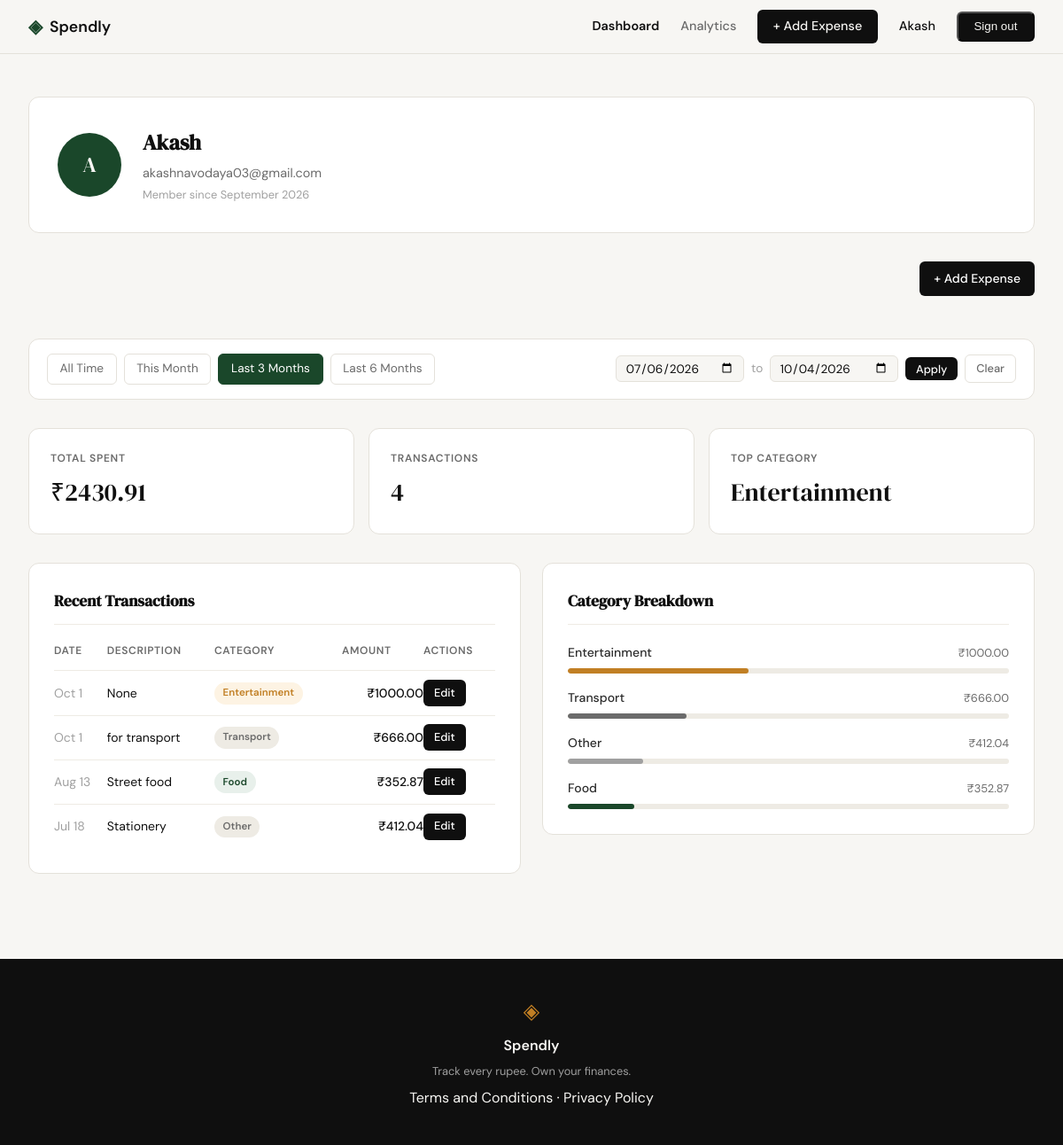
Page /profile?date_from=2026-07-06&date_to=2026-10-04 (signed in) on the committed database.
### tables this page shows
CREATE TABLE users (
            id INTEGER PRIMARY KEY AUTOINCREMENT,
            name TEXT NOT NULL,
            email TEXT UNIQUE NOT NULL,
            password_hash TEXT NOT NULL,
            created_at TEXT DEFAULT (datetime('now'))
        );

CREATE TABLE expenses (
            id INTEGER PRIMARY KEY AUTOINCREMENT,
            user_id INTEGER NOT NULL,
            amount REAL NOT NULL,
            category TEXT NOT NULL,
            date TEXT NOT NULL,
            description TEXT,
            created_at TEXT DEFAULT (datetime('now')),
            FOREIGN KEY (user_id) REFERENCES users(id)
        );

### app.py (the view)
@app.route("/profile")
def profile():
    if not session.get("user_id"):
        return redirect(url_for("login"))
    user_id = session["user_id"]
    date_from = _parse_date(request.args.get("date_from"))
    date_to = _parse_date(request.args.get("date_to"))
    if date_from and date_to and date_from > date_to:
        flash("Start date must be before end date.", "error")
        date_from = date_to = None
    today = date.today()
    first_of_month = today.replace(day=1).isoformat()
    last_3m = (today - timedelta(days=90)).isoformat()
    last_6m = (today - timedelta(days=180)).isoformat()
    today_str = today.isoformat()
    presets = {
        "today": today_str,
        "this_month": first_of_month,
        "last_3m": last_3m,
        "last_6m": last_6m,
    }
    user = get_user_by_id(user_id)
    stats = get_summary_stats(user_id, date_from, date_to)
    transactions = get_recent_transactions(
        user_id, date_from=date_from, date_to=date_to
    )
    categories = get_category_breakdown(user_id, date_from, date_to)
    return render_template(
        "profile.html",
        user=user,
        stats=stats,
        transactions=transactions,
        categories=categories,
        date_from=date_from,
        date_to=date_to,
        presets=presets,
    )

### app.py (called while the page is built)
def _parse_date(value):
    try:
        datetime.strptime(value, "%Y-%m-%d")
        return value
    except (ValueError, TypeError):
        return None

### database/db.py (called while the page is built)
def get_db():
    conn = sqlite3.connect(DB_PATH)
    conn.row_factory = sqlite3.Row
    conn.execute("PRAGMA foreign_keys = ON")
    return conn

### database/queries.py (called while the page is built)
def get_recent_transactions(user_id, limit=10, date_from=None, date_to=None):
    conn = get_db()
    sql = (
        "SELECT id, date, description, category, amount FROM expenses "
        "WHERE user_id = ?"
    )
    params = [user_id]
    if date_from and date_to:
        sql += " AND date BETWEEN ? AND ?"
        params.extend([date_from, date_to])
    sql += " ORDER BY date DESC LIMIT ?"
    params.append(limit)
    rows = conn.execute(sql, params).fetchall()
    conn.close()
    return [
        {
            "id": r["id"],
            "date": datetime.strptime(r["date"], "%Y-%m-%d").strftime("%b %-d"),
            "description": r["description"],
            "category": r["category"],
            "amount": f"₹{r['amount']:.2f}",
        }
        for r in rows
    ]

def get_summary_stats(user_id, date_from=None, date_to=None):
    conn = get_db()
    base = "FROM expenses WHERE user_id = ?"
    params = [user_id]
    if date_from and date_to:
        base += " AND date BETWEEN ? AND ?"
        params.extend([date_from, date_to])
    row = conn.execute(f"SELECT SUM(amount), COUNT(*) {base}", params).fetchone()
    top = conn.execute(
        f"SELECT category {base} GROUP BY category ORDER BY SUM(amount) DESC LIMIT 1",
        params,
    ).fetchone()
    total = row[0] or 0.0
    count = row[1] or 0
    conn.close()
    return {
        "total_spent": f"₹{total:.2f}",
        "transaction_count": count,
        "top_category": top["category"] if top else "—",
    }

def get_user_by_id(user_id):
    conn = get_db()
    row = conn.execute(
        "SELECT name, email, created_at FROM users WHERE id = ?", (user_id,)
    ).fetchone()
    conn.close()
    if row is None:
        return None
    dt = datetime.strptime(row["created_at"][:10], "%Y-%m-%d")
    initials = "".join(w[0].upper() for w in row["name"].split()[:2])
    return {
        "name": row["name"],
        "email": row["email"],
        "member_since": dt.strftime("%B %Y"),
        "initials": initials,
    }

### templates/profile.html (shortened to what this page needs)
{% extends "base.html" %}
{% block head %}
<link rel="stylesheet" href="{{ url_for('static', filename='css/profile.css') }}">
{% endblock %}
{% block content %}
<div class="profile-page">
    <div class="profile-inner">
        <div class="profile-header-card">
            <div class="profile-avatar">{{ user.initials }}</div>
            <div class="profile-meta">
                <h1 class="profile-name">{{ user.name }}</h1>
                <p class="profile-email">{{ user.email }}</p>
                <p class="profile-since">Member since {{ user.member_since }}</p>
            </div>
        </div>
        <div style="text-align:right; margin-bottom: 1rem;">
            <a href="{{ url_for('add_expense') }}" class="btn">+ Add Expense</a>
        </div>
        <div class="filter-bar">
            <div class="filter-presets">
                <a href="{{ url_for('profile') }}"
                   class="preset-btn{% if not date_from and not date_to %} preset-btn--active{% endif %}">All Time</a>
                <a href="{{ url_for('profile', date_from=presets.this_month, date_to=presets.today) }}"
                   class="preset-btn{% if date_from == presets.this_month and date_to == presets.today %} preset-btn--active{% endif %}">This Month</a>
                <a href="{{ url_for('profile', date_from=presets.last_3m, date_to=presets.today) }}"
                   class="preset-btn{% if date_from == presets.last_3m and date_to == presets.today %} preset-btn--active{% endif %}">Last 3 Months</a>
                <a href="{{ url_for('profile', date_from=presets.last_6m, date_to=presets.today) }}"
                   class="preset-btn{% if date_from == presets.last_6m and date_to == presets.today %} preset-btn--active{% endif %}">Last 6 Months</a>
            </div>
            <form class="filter-form" method="get" action="{{ url_for('profile') }}">
                <input type="date" name="date_from" value="{{ date_from or '' }}">
                <span class="filter-sep">to</span>
                <input type="date" name="date_to" value="{{ date_to or '' }}">
                <button type="submit" class="btn btn--sm">Apply</button>
                {% if date_from or date_to %}
                <a href="{{ url_for('profile') }}" class="btn btn--sm btn--ghost">Clear</a>
                {% endif %}
            </form>
        </div>
        <div class="stats-row">
            <div class="stat-card">
                <span class="stat-label">Total Spent</span>
                <span class="stat-value">{{ stats.total_spent }}</span>
            </div>
            <div class="stat-card">
                <span class="stat-label">Transactions</span>
                <span class="stat-value">{{ stats.transaction_count }}</span>
            </div>
            <div class="stat-card">
                <span class="stat-label">Top Category</span>
                <span class="stat-value">{{ stats.top_category }}</span>
            </div>
        </div>
        <div class="profile-grid">
            <div class="profile-card">
                <h2 class="card-title">Recent Transactions</h2>
                <table class="tx-table">
                    <thead>
                        <tr>
                            <th>Date</th>
                            <th>Description</th>
                            <th>Category</th>
                            <th class="tx-amount-col">Amount</th>
                            <th>Actions</th>
                        </tr>
                    </thead>
                    <tbody>
                        {% for tx in transactions %}
                        <tr>
                            <td class="tx-date">{{ tx.date }}</td>
                            <td>{{ tx.description }}</td>
                            <td><span class="badge badge--{{ tx.category | lower }}">{{ tx.category }}</span></td>
                            <td class="tx-amount">{{ tx.amount }}</td>
                            <td>
                              <a href="/expenses/{{ tx.id }}/edit" class="btn btn--sm">Edit</a>
                            </td>
                        </tr>
                        {% endfor %}
                    </tbody>
                </table>
            </div>
            <div class="profile-card">
                <h2 class="card-title">Category Breakdown</h2>
                <div class="breakdown-list">
                    {% for cat in categories %}
                    <div class="breakdown-row">
                        <div class="breakdown-meta">
                            <span class="breakdown-name">{{ cat.name }}</span>
                            <span class="breakdown-total">{{ cat.amount }}</span>
                        </div>
                        <div class="breakdown-track">
                            <div class="breakdown-bar breakdown-bar--{{ cat.name | lower }}" style="width: {{ cat.pct }}%"></div>
                        </div>
                    </div>
                    {% endfor %}
                </div>
            </div>
        </div>
    </div>
</div>
{% endblock %}

### templates/base.html (shortened to what this page needs)
<!DOCTYPE html>
<html lang="en">
<head>
    <link rel="stylesheet" href="{{ url_for('static', filename='css/style.css') }}">
    {% block head %}{% endblock %}
</head>
<body>
    <nav class="navbar">
        <div class="nav-inner">
            <a href="{{ url_for('landing') }}" class="nav-brand">
                <span class="brand-icon">◈</span>
                <span class="brand-name">Spendly</span>
            </a>
            <div class="nav-links">
                {% if session.get('user_id') %}
                    <a href="{{ url_for('profile') }}" class="{{ 'nav-active' if request.endpoint == 'profile' else '' }}">Dashboard</a>
                    <a href="{{ url_for('analytics') }}" class="{{ 'nav-active' if request.endpoint == 'analytics' else '' }}">Analytics</a>
                    <a href="{{ url_for('add_expense') }}" class="nav-cta {{ 'nav-active' if request.endpoint == 'add_expense' else '' }}">+ Add Expense</a>
                    <span>{{ session.get('user_name') }}</span>
                    <form method="post" action="{{ url_for('logout') }}" style="display:inline">
                        <button type="submit" class="nav-cta">Sign out</button>
                    </form>
                {% else %}
                    <a href="{{ url_for('login') }}">Sign in</a>
                    <a href="{{ url_for('register') }}" class="nav-cta">Get started</a>
                {% endif %}
            </div>
        </div>
    </nav>
    <main class="main-content">
        {% block content %}{% endblock %}
    </main>
    <footer class="footer">
        <div class="footer-inner">
            <span class="brand-icon">◈</span>
            <span class="footer-name">Spendly</span>
            <p class="footer-copy">Track every rupee. Own your finances.</p>
            <p><a href="/terms">Terms and Conditions</a> · <a href="/privacy">Privacy Policy</a></p>
        </div>
    </footer>
</body>
</html>

### static/css/profile.css (style rules this page uses)
.filter-bar { display: flex; flex-wrap: wrap; gap: 0.75rem; align-items: center; background: var(--paper-card); border: 1px solid var(--border); border-radius: var(--radius-md); padding: 1rem 1.25rem; }
.filter-presets { display: flex; gap: 0.5rem; flex-wrap: wrap; flex: 1; }
.preset-btn { padding: 0.35rem 0.85rem; border-radius: var(--radius-sm); border: 1px solid var(--border); background: transparent; color: var(--ink-muted); text-decoration: none; font-size: 0.85rem; font-family: var(--font-body); transition: all 0.15s; }
.preset-btn--active { background: var(--accent); color: var(--paper-card); border-color: var(--accent); }
.filter-form { display: flex; align-items: center; gap: 0.5rem; flex-wrap: wrap; }
.filter-sep { font-size: 0.85rem; color: var(--ink-faint); }
.filter-form input[type="date"] { border: 1px solid var(--border); border-radius: var(--radius-sm); padding: 0.3rem 0.6rem; font-family: var(--font-body); font-size: 0.85rem; background: var(--paper); color: var(--ink); outline: none; transition: border-color 0.15s; }
.btn { display: inline-block; padding: 0.5rem 1rem; border-radius: var(--radius-sm); font-family: var(--font-body); font-size: 0.875rem; font-weight: 500; cursor: pointer; border: none; text-decoration: none; transition: background 0.15s, color 0.15s, border-color 0.15s; }
.btn--sm { padding: 0.3rem 0.75rem; font-size: 0.8rem; }
.btn:not(.btn--ghost) { background: var(--ink); color: var(--paper-card); }
.btn--ghost { background: transparent; color: var(--ink-muted); border: 1px solid var(--border); }

### rows in the picture
users: get "Akash", name "Akash", email "akashnavodaya03@gmail.com"
expenses: date "Oct 1", description "None", category "Entertainment", amount "₹1000.00"
expenses: date "Oct 1", description "for transport", category "Transport", amount "₹666.00"
expenses: date "Aug 13", description "Street food", category "Food", amount "₹352.87"
expenses: date "Jul 18", description "Stationery", category "Other", amount "₹412.04"

### other values in the picture
{{ user.initials }} "A"
{{ user.member_since }} "September 2026"
{{ stats.total_spent }} "₹2430.91"
{{ stats.transaction_count }} "4"
{{ stats.top_category }} "Entertainment"
{{ cat.name }} "Entertainment" "Transport" "Other" "Food"
{{ cat.amount }} "₹1000.00" "₹666.00" "₹412.04" "₹352.87"
